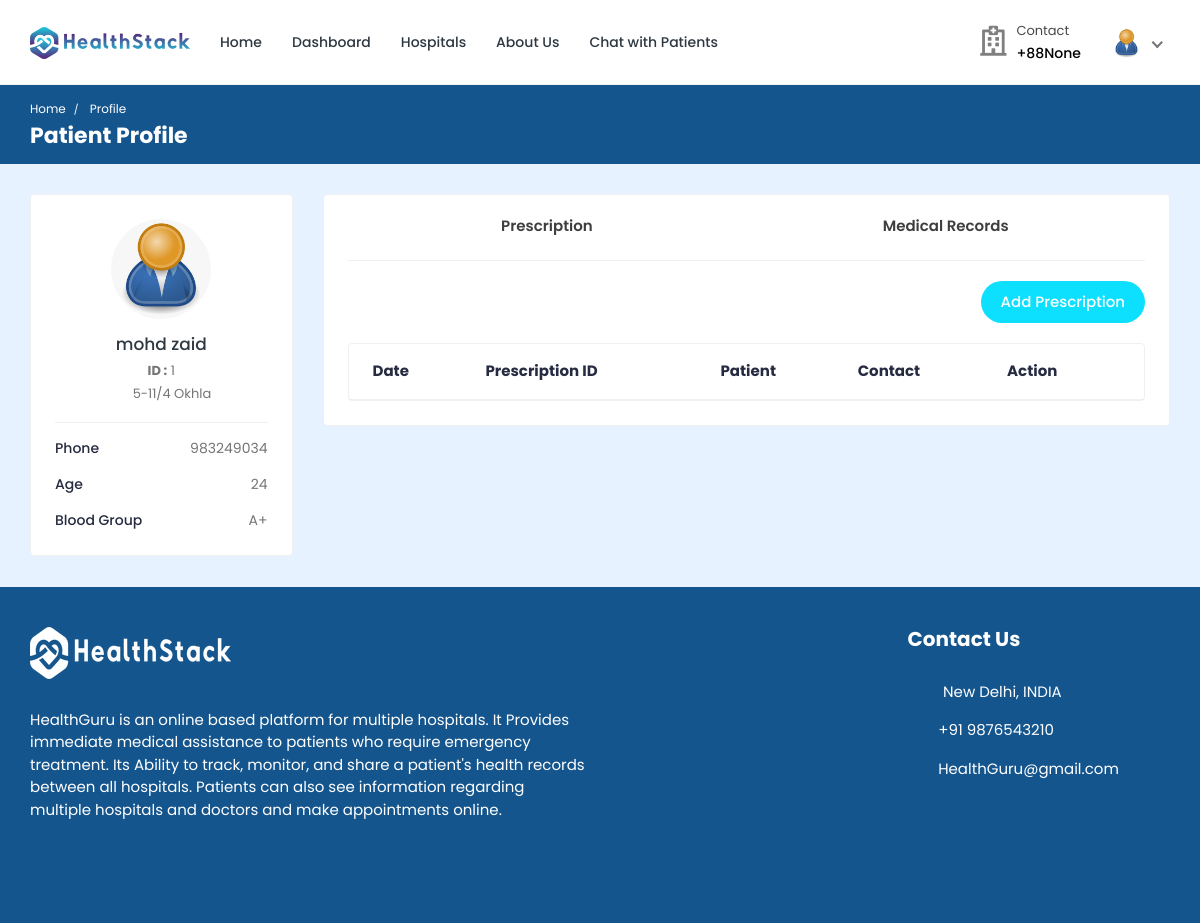
Page /doctor/patient-profile/1/ (signed in) on the committed database.
### doctors/models.py (models this page shows, shortened)
class Doctor_Information(models.Model):
    DOCTOR_TYPE = (
        ('Cardiologists', 'Cardiologists'),
        ('Neurologists', 'Neurologists'),
        ('Pediatricians', 'Pediatricians'),
        ('Physiatrists', 'Physiatrists'),
        ('Dermatologists', 'Dermatologists'),
    )
    doctor_id = models.AutoField(primary_key=True)
    user = models.OneToOneField(User, on_delete=models.CASCADE, null=True, blank=True, related_name='profile')
    name = models.CharField(max_length=200, null=True, blank=True)
    username = models.CharField(max_length=200, null=True, blank=True)
    gender = models.CharField(max_length=200, null=True, blank=True)
    description = models.TextField(max_length=1000, null=True, blank=True)
    department = models.CharField(max_length=200, choices=DOCTOR_TYPE, null=True, blank=True)
    department_name = models.ForeignKey(hospital_department, on_delete=models.SET_NULL, null=True, blank=True)
    specialization = models.ForeignKey(specialization, on_delete=models.SET_NULL, null=True, blank=True)
    featured_image = models.ImageField(upload_to='doctors/', default='doctors/user-default.png', null=True, blank=True)
    certificate_image = models.ImageField(upload_to='doctors_certificate/', default='doctors_certificate/default.png', null=True, blank=True)
    email = models.EmailField(max_length=200, null=True, blank=True)
    phone_number = models.CharField(max_length=200, null=True, blank=True)
    nid = models.CharField(max_length=200, null=True, blank=True)
    visiting_hour = models.CharField(max_length=200, null=True, blank=True)
    consultation_fee = models.IntegerField(null=True, blank=True)
    report_fee = models.IntegerField(null=True, blank=True)
    dob = models.CharField(max_length=200, null=True, blank=True)
    institute = models.CharField(max_length=200, null=True, blank=True)
    degree = models.CharField(max_length=200, null=True, blank=True)
    completion_year = models.CharField(max_length=200, null=True, blank=True)
    work_place = models.CharField(max_length=200, null=True, blank=True)
    designation = models.CharField(max_length=200, null=True, blank=True)
    start_year = models.CharField(max_length=200, null=True, blank=True)
    end_year = models.CharField(max_length=200, null=True, blank=True)
    register_status =  models.CharField(max_length=200, null=True, blank=True)
    hospital_name = models.ForeignKey(Hospital_Information, on_delete=models.SET_NULL, null=True, blank=True)

### hospitals/models.py (models this page shows, shortened)
class Patient(models.Model):
    patient_id = models.AutoField(primary_key=True)
    user = models.OneToOneField(User, on_delete=models.CASCADE, null=True, blank=True, related_name='patient')
    name = models.CharField(max_length=200, null=True, blank=True)
    username = models.CharField(max_length=200, null=True, blank=True)
    age = models.IntegerField(null=True, blank=True)
    email = models.EmailField(max_length=200, null=True, blank=True)
    phone_number = models.IntegerField(null=True, blank=True)
    address = models.CharField(max_length=200, null=True, blank=True)
    featured_image = models.ImageField(upload_to='patients/', default='patients/user-default.png', null=True, blank=True)
    blood_group = models.CharField(max_length=200, null=True, blank=True)
    history = models.CharField(max_length=200, null=True, blank=True)
    dob = models.CharField(max_length=200, null=True, blank=True)
    nid = models.CharField(max_length=200, null=True, blank=True)
    serial_number = models.CharField(max_length=200, null=True, blank=True)
    login_status = models.CharField(max_length=200, null=True, blank=True, default="offline")

### doctors/views.py (the view)
# urls.py: path('patient-profile/<int:pk>/',views.patient_profile, name='patient-profile'),
@csrf_exempt
@login_required(login_url="doctor-login")
def patient_profile(request, pk):
    if request.user.is_doctor:
        doctor = Doctor_Information.objects.get(user=request.user)
        patient = Patient.objects.get(patient_id=pk)
        appointments = Appointment.objects.filter(doctor=doctor).filter(patient=patient)
        prescription = Prescription.objects.filter(doctor=doctor).filter(patient=patient)
        report = Report.objects.filter(doctor=doctor).filter(patient=patient)
    else:
        redirect('doctor-logout')
    context = {'doctor': doctor, 'appointments': appointments, 'patient': patient, 'prescription': prescription, 'report': report}
    return render(request, 'patient-profile.html', context)

### templates/patient-profile.html (shortened to what this page needs)
{% load static %}
<!DOCTYPE html>
<html lang="en">
  <head>
    <link
      rel="stylesheet"
      href="{% static 'HealthStack-System/css/Normal/bootstrap.min.css' %}"
    />
    <link
      rel="stylesheet"
      href="{% static 'HealthStack-System/plugins/Normal/fontawesome/css/fontawesome.min.css' %}"
    />
    <link
      rel="stylesheet"
      href="{% static 'HealthStack-System/plugins/Normal/fontawesome/css/all.min.css' %}"
    />
    <link
      rel="stylesheet"
      href="{% static 'HealthStack-System/css/Normal/style.css' %}"
    />
  </head>
  <body>
    <div class="main-wrapper">
       <header class="header">{% include 'doctor-navbar.html' %}</header>
      <div class="breadcrumb-bar">
        <div class="container-fluid">
          <div class="row align-items-center">
            <div class="col-md-12 col-12">
              <nav aria-label="breadcrumb" class="page-breadcrumb">
                <ol class="breadcrumb">
                  <li class="breadcrumb-item">
                    <a href="{% url 'home_hospitals'%}">Home</a>
                  </li>
                  <li class="breadcrumb-item active" aria-current="page">
                    Profile
                  </li>
                </ol>
              </nav>
              <h2 class="breadcrumb-title">Patient Profile</h2>{% include 'message.html' %}
            </div>
          </div>
        </div>
      </div>
      <div class="content">
        <div class="container-fluid">
          <div class="row">
            <div
              class="col-md-5 col-lg-4 col-xl-3 theiaStickySidebar dct-dashbd-lft"
            >
              <div class="card widget-profile pat-widget-profile">
                <div class="card-body">
                  <div class="pro-widget-content">
                    <div class="profile-info-widget">
                      <a href="#" class="booking-doc-img">
                        <img
                          src="{{ patient.featured_image.url }}"
                          alt="User Image"
                        />
                      </a>
                      <div class="profile-det-info">
                        <h3><a href="#">{{patient.name}}</a></h3>
                        <div class="patient-details">
                          <h5><b>ID :</b> {{ patient.patient_id }}</h5>
                          <h5 class="mb-0">
                            <i class="fas fa-map-marker-alt"></i>
                            {{ patient.address }}
                          </h5>
                        </div>
                      </div>
                    </div>
                  </div>
                  <div class="patient-info">
                    <ul>
                      <li>Phone <span>{{patient.phone_number}}</span></li>
                      <li>Age <span>{{patient.age}}</span></li>
                      <li>Blood Group <span>{{patient.blood_group}}</span></li>
                    </ul>
                  </div>
                </div>
              </div>
            </div>
            <div class="col-md-7 col-lg-8 col-xl-9 dct-appoinment">
              <div class="card">
                <div class="card-body pt-0">
                  <div class="user-tabs">
                    <ul
                      class="nav nav-tabs nav-tabs-bottom nav-justified flex-wrap"
                    >
                      <li class="nav-item active">
                        <a class="nav-link" href="#pres" data-toggle="tab"
                          ><span>Prescription</span></a
                        >
                       </li>
                      <li class="nav-item">
                        <a class="nav-link" href="#medical_records" data-toggle="tab"
                          ><span> Medical Records</span></a
                        >
                      </li>
                    </ul>
                  </div>
                  <div class="tab-content">
                    <div class="tab-pane fade show active" id="pres">
                      <div class="text-right">
                        <a href="{% url 'create-prescription' pk=patient.patient_id %}" class="add-new-btn"
                          >Add Prescription</a
                        >
                      </div>
                      <div class="card card-table mb-0">
                        <div class="card-body">
                          <div class="table-responsive">
                            <table class="table table-hover table-center mb-0">
                              <thead>
                                <tr>
                                  <th>Date</th>
                                  <th>Prescription ID</th>
                                  <th>Patient</th>
                                  <th>Contact</th>
                                  <th>Action</th>
                                </tr>
                              </thead>
                            </table>
                          </div>
                        </div>
                      </div>
                    </div>
          </div>
        </div>
      </div>
            </div>
        </div>
        </div>
      </div>
     {% include 'footer.html' %}
    </div>
  </body>
</html>

### templates/doctor-navbar.html (shortened to what this page needs)
{% load static %}
<nav class="navbar navbar-expand-lg header-nav">
  <div class="navbar-header">
    <a href="{% url 'home_hospitals'%}" class="navbar-brand logo">
      <img
        src="{% static 'HealthStack-System/images/Normal/logo.jpg' %}"
        class="img-fluid"
        alt="Logo"
      />
    </a>
  </div>
  <div class="main-menu-wrapper">
    <ul class="main-nav">
      <li>
        <a href="{% url 'home_hospitals'%}">Home</a>
      </li>
      <li>
        <a href="{% url 'doctor-dashboard'%}">Dashboard</a>
      </li>
      <li><a href="{% url 'multiple-hospital' %}" style="text-decoration: none;">Hospitals</a></li>
      <li>
        <a href="{% url 'about-us'%}">About Us</a>
      </li>
      <li>
        <a href="{% url 'chat-home' pk=user.id %}">Chat with Patients</a>
      </li>
    </ul>
  </div>
  <ul class="nav header-navbar-rht">
    <li class="nav-item contact-item">
      <div class="header-contact-img">
        <i class="far fa-hospital"></i>
      </div>
      <div class="header-contact-detail">
        <p class="contact-header">Contact</p>
        <p class="contact-info-header">+88{{doctor.phone_number}}</p>
      </div>
    </li>
    <li class="nav-item dropdown has-arrow logged-item">
      <a href="#" class="dropdown-toggle nav-link" data-toggle="dropdown">
        <span class="user-img">
          <img
            class="rounded-circle"
            src="{{ doctor.featured_image.url }}"
            width="31"
            alt="Darren Elder"
          />
        </span>
      </a>
    </li>
  </ul>
</nav>

### templates/message.html (shortened to what this page needs)
{% load static %}

### templates/footer.html
{% load static %}
<footer class="footer">
    <div class="footer-top">
      <div class="container-fluid">
        <div class="row">
          <div class="col-lg-6 col-md-6">
            <div class="footer-widget footer-about">
              <div class="footer-logo">
                <img
                  src="{% static 'HealthStack-System/images/Normal/footer_logo.png' %}"
                  alt="logo"
                />
              </div>
              <div class="footer-about-content">
                <p>
                  HealthGuru is an online based platform for multiple hospitals. It Provides immediate medical assistance to patients who require emergency treatment. Its Ability to track, monitor, and share a patient's health records between all hospitals. Patients can also see information regarding multiple hospitals and doctors and make appointments online.
                </p>
                <br>
                <div class="social-icon">
                  <ul>
                    <li>
                      <a href="#" target="_blank"
                        ><i class="fab fa-facebook-f"></i>
                      </a>
                    </li>
                    <li>
                      <a href="#" target="_blank"
                        ><i class="fab fa-twitter"></i>
                      </a>
                    </li>
                    <li>
                      <a href="#" target="_blank"
                        ><i class="fab fa-linkedin-in"></i
                      ></a>
                    </li>
                    <li>
                      <a href="#" target="_blank"
                        ><i class="fab fa-instagram"></i
                      ></a>
                    </li>
                    <li>
                      <a href="#" target="_blank"
                        ><i class="fab fa-dribbble"></i>
                      </a>
                    </li>
                  </ul>
                </div>
              </div>
            </div>
          </div>
          <div class="col-lg-3 col-md-6">
          </div>
          <div class="col-lg-3 col-md-6">
            <div class="footer-widget footer-contact">
              <h2 class="footer-title">Contact Us</h2>
              <div class="footer-contact-info">
                <div class="footer-address">
                  <span><i class="fas fa-map-marker-alt"></i></span>
                  <p>
                    New Delhi, INDIA
                  </p>
                </div>
                <p>
                  <i class="fas fa-phone-alt"></i>
                  +91 9876543210
                </p>
                <p class="mb-0">
                  <i class="fas fa-envelope"></i>
                  HealthGuru@gmail.com
                </p>
              </div>
            </div>
          </div>
        </div>
      </div>
    </div>
  </footer>

### rows in the picture
Doctor_Information: phone_number "None", featured_image (placeholder picture)
Patient: featured_image (placeholder picture), name "mohd zaid", patient_id "1", address "5-11/4 Okhla", phone_number "983249034", age "24", blood_group "A+"
